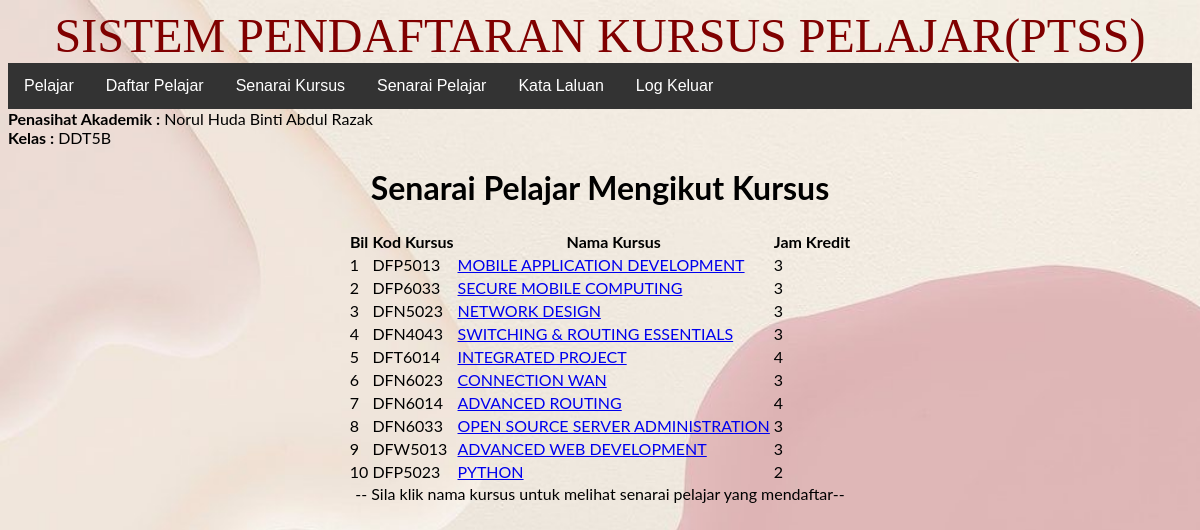
The page /pendaftaran/pensyarah/index.php?daftar=kursus (signed in) on the database its author committed.
### tables this page shows
CREATE TABLE `pensyarah` (
  `idpensyarah` int(11) NOT NULL,
  `namapensyarah` varchar(250) NOT NULL,
  `jabatan` varchar(250) NOT NULL,
  `kelas` varchar(50) NOT NULL,
  `username` varchar(250) NOT NULL,
  `password` varchar(250) NOT NULL
);

CREATE TABLE `kursus` (
  `idkursus` int(11) NOT NULL,
  `kodkursus` varchar(50) NOT NULL,
  `namakursus` varchar(250) NOT NULL,
  `jamkredit` float NOT NULL
);

### pendaftaran/pensyarah/kursus.php (the view, shortened to what this page needs)
<h1>Senarai Pelajar Mengikut Kursus</h1>
<table border="0">
    <tr>
        <th>Bil</th>
        <th>Kod Kursus</th>
        <th>Nama Kursus</th>
        <th>Jam Kredit</th>
    </tr>
    <?php
    $bil = 1;
    $sql = "SELECT * FROM kursus ORDER BY idkursus";
    $result = $conn->query($sql);
    while ($row = $result->fetch_object()) {
        ?>
        <tr>
            <td><?php echo $bil++; ?></td>
            <td><?php echo $row->kodkursus; ?></td>
            <td><a href="index.php?daftar=senaraipelajar&idkursus=<?php echo $row->idkursus; ?>"><?php echo $row->namakursus; ?></a></td>
            <td><?php echo $row->jamkredit; ?></td>
        </tr>
        <?php
    }
    ?>
</table>
-- Sila klik nama kursus untuk melihat senarai pelajar yang mendaftar--

### pendaftaran/pensyarah/index.php (shortened to what this page needs)
<?php
require '../conn.php';
$idpensyarah = $_SESSION['idpensyarah'];
$sql = "SELECT * FROM pensyarah WHERE idpensyarah = $idpensyarah";
$row = $conn->query($sql)->fetch_object();
?>
<!DOCTYPE html>
<html lang="en">
<head>
    <link rel="stylesheet" href="../register.css">
</head>
<body>
<marquee direction="right" height="70" width="100%" bgcolor="pink" loop="20">
  <font face="times new roman" size="30" color="maroon"><center>SISTEM PENDAFTARAN KURSUS PELAJAR(PTSS)</font></center>
</marquee>
<ul>
    <li><a href="index.php?daftar=senarai">Pelajar</a></li>
    <li><a href="index.php?daftar=daftar">Daftar Pelajar</a></li>
    <li><a href="index.php?daftar=kursus">Senarai Kursus</a></li>
    <li><a href="index.php?daftar=pelajar">Senarai Pelajar</a></li>
    <li><a href="index.php?daftar=katalaluan">Kata Laluan</a></li>
    <li><a href="../logout.php">Log Keluar</a></li>
</ul>
<font><b>Penasihat Akademik :</b></font>
<font><?php echo $row->namapensyarah;?></font><br>
<font><b>Kelas :</b></font>
<font><?php echo $row->kelas;?></font><br>
<center><div>
    <?php
    $daftar = 'senarai';
    if (isset($_GET['daftar'])) $daftar = $_GET['daftar'];
    require "$daftar.php";
    ?>
</div></center>
</body>
</html>

### pendaftaran/register.css (style rules this page uses)
body { font-family: 'Lato', sans-serif; background-image: url('color.jpg'); background-repeat: no-repeat; background-attachment: fixed; background-size: cover; }
ul { list-style-type:none; margin:0; padding:0; overflow:hidden; background-color:#333; }
li { float: left; }
li a { display:block; color:white; text-align:center; padding:14px 16px; text-decoration: none; font: 10px; font-family:Arial; font-weight:normal; }

### rows shown on the page
pensyarah: namapensyarah "Norul Huda Binti Abdul Razak", kelas "DDT5B"
kursus: kodkursus "DFP5013", namakursus "MOBILE APPLICATION DEVELOPMENT", jamkredit "3"
kursus: kodkursus "DFP6033", namakursus "SECURE MOBILE COMPUTING", jamkredit "3"
kursus: kodkursus "DFN5023", namakursus "NETWORK DESIGN", jamkredit "3"
kursus: kodkursus "DFN4043", namakursus "SWITCHING & ROUTING ESSENTIALS", jamkredit "3"
kursus: kodkursus "DFT6014", namakursus "INTEGRATED PROJECT", jamkredit "4"
kursus: kodkursus "DFN6023", namakursus "CONNECTION WAN", jamkredit "3"
kursus: kodkursus "DFN6014", namakursus "ADVANCED ROUTING", jamkredit "4"
kursus: kodkursus "DFN6033", namakursus "OPEN SOURCE SERVER ADMINISTRATION", jamkredit "3"
kursus: kodkursus "DFW5013", namakursus "ADVANCED WEB DEVELOPMENT", jamkredit "3"
kursus: kodkursus "DFP5023", namakursus "PYTHON", jamkredit "2"
